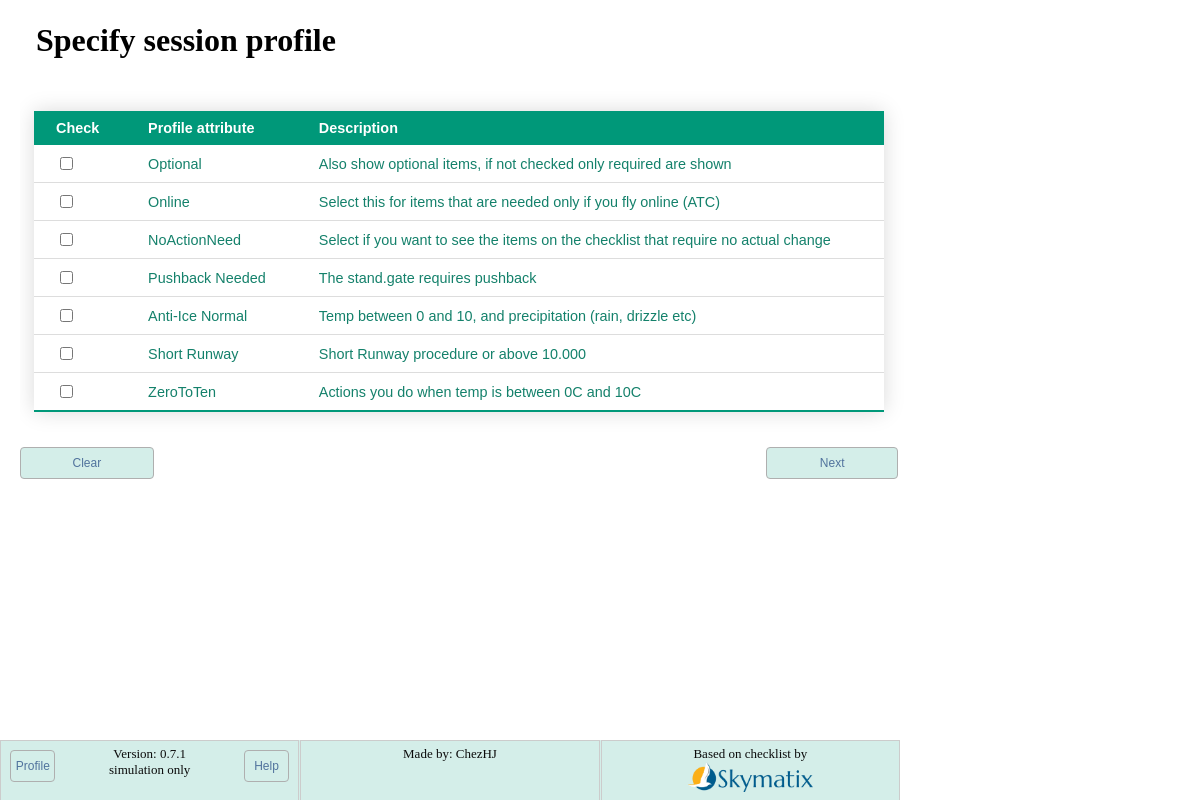
The app's page /, older data.
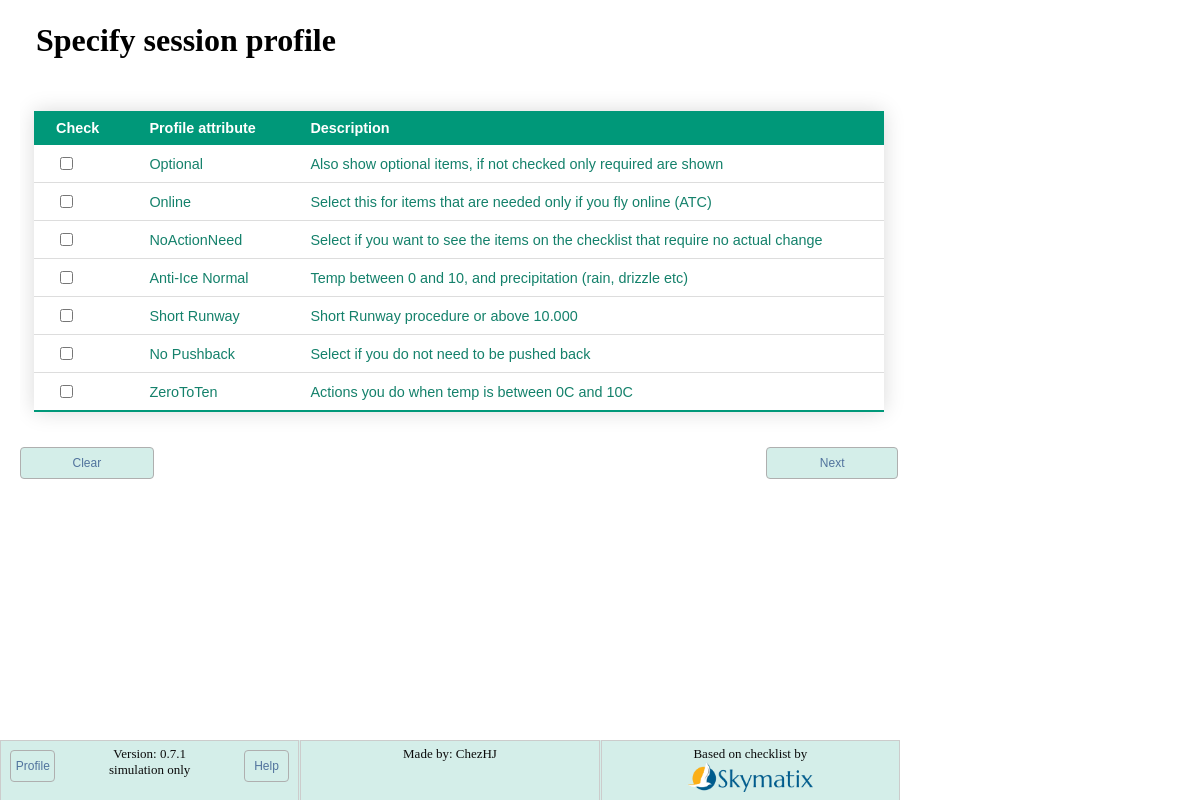
The same page, newer data.
### checklist/models.py (models this page shows, shortened)
class Attribute(models.Model):
    title = models.CharField(max_length=30)
    order = models.PositiveIntegerField()
    description = models.TextField(blank=True)
    show = models.BooleanField(default="True")
    over_ruled_by = models.ForeignKey(
        "self", on_delete=models.SET_NULL, blank=True, null=True
    )
    btn_color = ColorField(default="#194D33")

### checklist/views.py (the view)
# urls.py: path("", views.profile_view, name="start"),
def profile_view(request):
    if "Clean" in request.GET:
        request.session.flush()
    attributes = Attribute.objects.order_by("order")
    return TemplateResponse(
        request,
        "checklist/profile.html",
        {
            "attributes": attributes,
        },
    )

### checklist/templatetags/environment_tags.py (called while the page is built)
@register.filter
def setting(key):
    return getattr(conf_settings, key, None)

### checklist/templates/checklist/profile.html (shortened to what this page needs)
{% extends "checklist/base.html" %}
{% load environment_tags %}
{% block content %}
    <div style="width:fit-content">
        <form action="{% url 'checklist:update_profile' %}" method="post">
            <fieldset style="border:0">
                <legend>
                    <h1>Specify session profile</h1>
                </legend>
                <table id="Table1" class="styled-table">
                    <thead>
                        <tr>
                            <th>Check</th>
                            <th>Profile attribute</th>
                            <th>Description</th>
                        </tr>
                    </thead>
                    <tbody>
                        {% for check in attributes.all %}
                            {% if check.show %}
                                <tr>
                                    <td>
                                        <input type="checkbox" name="attributes" id="{{ forloop.counter }}" value={{ check.id }}  {% if check.id in request.session.attrib %} CHECKED />
                                    {% else %}
                                        />
                                    {% endif %}
                                </td>
                                <td>
                                    <label for="{{ forloop.counter }}">{{ check.title }}</label>
                                </td>
                                <td>
                                    <label for="{{ forloop.counter }}">{{ check.description }}</label>
                                </td>
                            </tr>
                        {% endif %}
                    {% endfor %}
                </tbody>
            </table>
        </fieldset>
        <a class="btn btn-left" href="{% url 'checklist:profile' %}?Clean ">Clear</a>
        <input class="btn btn-right" type="submit" value="Next">
    </form>
</div>
{% endblock content %}

Row changes from the older to the newer data that the page shows:
no longer on this page (row edited): Attribute: title "Pushback Needed", description "The stand.gate requires pushback"
added Attribute: title "No Pushback", description "Select if you do not need to be pushed back"
